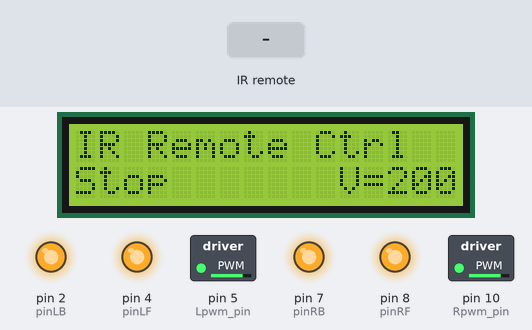
Bench run of a sketch on a simulated Arduino Uno, built with avr-gcc and run on an emulated ATmega328P. Shown: 16×2 character LCD, switched loads named in the sketch (green lamp = pin HIGH), output pins drawn as LEDs (lit = HIGH). The inputs (shaded band) are chosen by the test bench.

Above: at 1.2 s.
1.3 s: infrared code 0x00FF629D received
At 1.8 s:
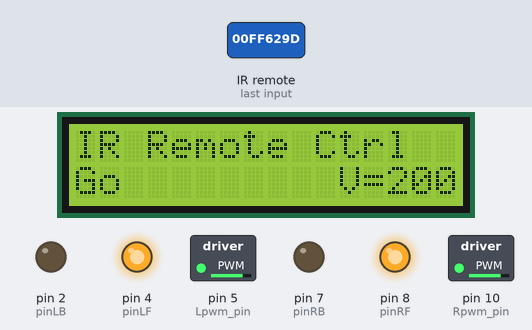
2.8 s: infrared code 0x00FFA857 received
At 4.0 s:
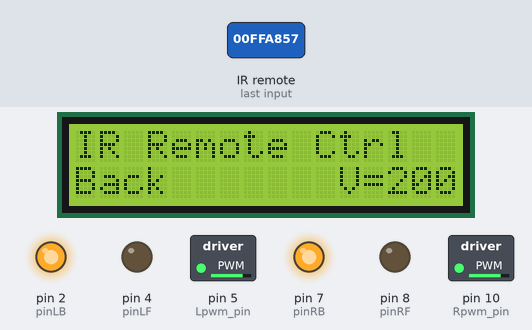
4.3 s: infrared code 0x00FF22DD received
At 5.3 s:
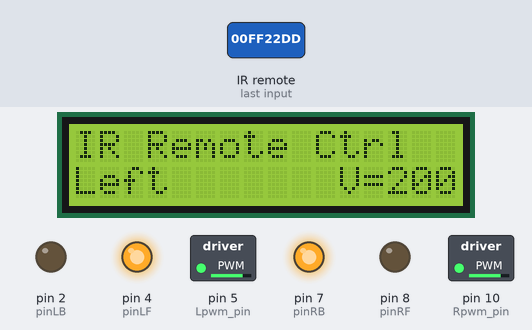
5.8 s: infrared code 0x00FFC23D received
At 6.5 s:
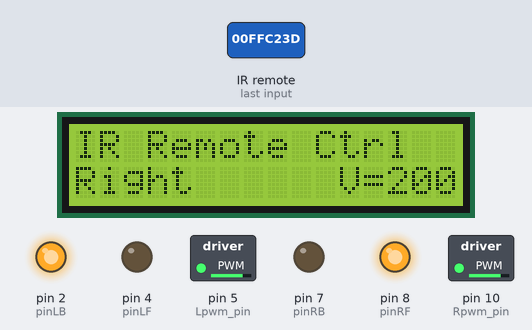
7.3 s: infrared code 0x00FF52AD received
At 8.2 s:
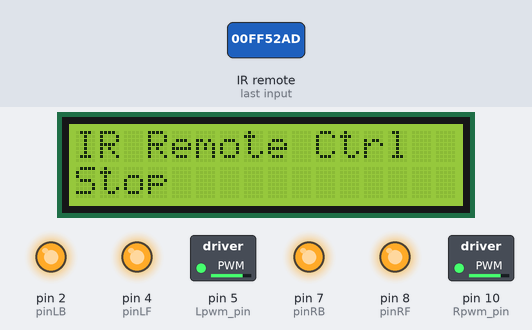
8.8 s: infrared code 0x00FF629D received
At 9.9 s:
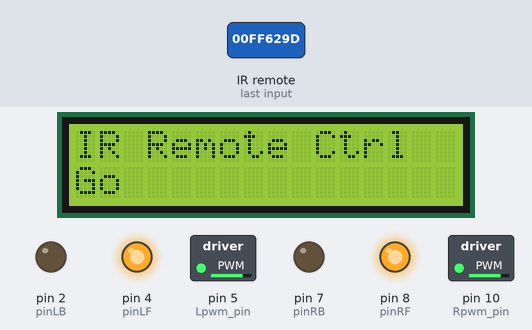
Timing chart, 0 to 11.3 s (numbered marks = the images above; inputs shaded):
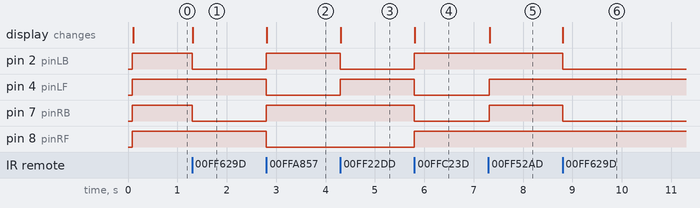

The sketch:

ir_remote.ino
```cpp
//==============================================================================
// LCD section
//==============================================================================
#include <LiquidCrystal_I2C.h>
#include <Wire.h>
LiquidCrystal_I2C lcd(0x27,16,2);

// LCD Initialization
void lcd_init(void)
{
  lcd.init();  //invoking initialized function of LCD in LiquidCrystal_I2C.h
  delay(10);  //delaying for 10 millisecond
  lcd.backlight(); //open backlight of LCD1602
  lcd.clear();    //clear screen
}

int car_state = 0;

void display_car_state(void)
{
  lcd.setCursor(0, 1);
   switch(car_state)
   {
     case 1:lcd.print("Go   "); break;
     case 2:lcd.print("Back "); break;
     case 3:lcd.print("Left "); break;
     case 4:lcd.print("Right"); break;
     case 5:lcd.print("Stop "); break;
     default:                   break;
   }
}

//==============================================================================
// IR Remote Control section
//==============================================================================
#include "IRremote.h"

// IR Codes
#define IR_Go      0x00ff629d
#define IR_Back    0x00ffa857
#define IR_Left    0x00ff22dd
#define IR_Right   0x00ffc23d
#define IR_Stop    0x00ff02fd
#define IR_ESC     0x00ff52ad
#define IR_Speed_UP     0x00ffb04f  // increasing speed
#define IR_Speed_DOWN   0x00ff30cf  // decreasing speed

int IR_RCVR_PIN = 12;           // Set pin 12 for IR Receiver

IRrecv ir_rcvr(IR_RCVR_PIN);
decode_results ir_code;

// IR Remote Control Mode
void IR_Control(void) {
    unsigned long Key;
    lcd.setCursor(0,0);
    lcd.print("IR Remote Ctrl");
    while(Key!=IR_ESC) {

        if (ir_rcvr.decode(&ir_code)) {
            Key = ir_code.value;
            switch (Key) {
                case IR_Go         : move_forward(); break;
                case IR_Back       : move_back();    break;
                case IR_Left       : move_left();    break;
                case IR_Right      : move_right();   break;
                case IR_Stop       : stop();         break;
                case IR_Speed_UP   : SpeedUp();      break;
                case IR_Speed_DOWN : SpeedDown();    break;
                default            :                 break;
            }
        ir_rcvr.resume();
        }
    }
    lcd.clear();
    lcd.setCursor(0,0);
    lcd.print("IR Remote Ctrl");
    stop();
}

//==============================================================================
// Motor Control section
//==============================================================================
// Motors
int pinLB = 2;                  // Left-Back motor, pin 2
int pinLF = 4;                  // Left-Forward motor, pin 4
int pinRB = 7;                  // Right-Back motor, pin 7
int pinRF = 8;                  // Right-Forward motor, pin 8
#define Lpwm_pin  5             // adjusting left speed
#define Rpwm_pin  10            // adjusting right speed
unsigned char Lpwm_val = 200;   // Left motors speed
unsigned char Rpwm_val = 200;   // Right motors speed

// Config motors
void motor_config(void) {
    pinMode(pinLB,OUTPUT);
    pinMode(pinLF,OUTPUT);
    pinMode(pinRB,OUTPUT);
    pinMode(pinRF,OUTPUT);
    pinMode(Lpwm_pin,OUTPUT);
    pinMode(Rpwm_pin,OUTPUT);
}

// Move and Stop MBot
void move_forward() {
    digitalWrite(pinRB,LOW);
    digitalWrite(pinRF,HIGH);
    digitalWrite(pinLB,LOW);
    digitalWrite(pinLF,HIGH);
    car_state = 1;
    display_car_state();
}

void move_back() {
    digitalWrite(pinRB,HIGH);
    digitalWrite(pinRF,LOW);
    digitalWrite(pinLB,HIGH);
    digitalWrite(pinLF,LOW);
    car_state = 2;
    display_car_state();
}

void move_left() {
    digitalWrite(pinRB,HIGH);
    digitalWrite(pinRF,LOW );
    digitalWrite(pinLB,LOW);
    digitalWrite(pinLF,HIGH);
    car_state = 3;
    display_car_state();
}

void move_right() {
    digitalWrite(pinRB,LOW);
    digitalWrite(pinRF,HIGH);
    digitalWrite(pinLB,HIGH);
    digitalWrite(pinLF,LOW);
    car_state = 4;
    display_car_state();
}

void stop() {
    digitalWrite(pinLB,HIGH);
    digitalWrite(pinRB,HIGH);
    digitalWrite(pinLF,HIGH);
    digitalWrite(pinRF,HIGH);
    car_state = 5;
    display_car_state();
}

// Set and adjust speed
void Set_Speed(unsigned char LM_speed, unsigned char RM_speed) {
    analogWrite(Lpwm_pin, LM_speed);
    analogWrite(Rpwm_pin, RM_speed);
    //Display_Speed(LM_speed);
}

void SpeedUp(void) {
    if (Rpwm_val+10 <= 300 && Lpwm_val+10 <= 300) {
        Rpwm_val+=10;
        Lpwm_val+=10;
        Set_Speed(Lpwm_val, Rpwm_val);
        Display_Speed(Lpwm_val);
    }
}

void SpeedDown(void) {
    if (Rpwm_val-10 >= 0 && Lpwm_val-10 >= 0) {
        Rpwm_val-=10;
        Lpwm_val-=10;
        Set_Speed(Lpwm_val, Rpwm_val);
        Display_Speed(Lpwm_val);
    }
}

void Display_Speed(unsigned char V)
{
     lcd.setCursor(11, 1);
     lcd.print("V=    ");
     lcd.setCursor(13, 1);
     lcd.print(V,DEC);
}

////////////////////////////////////////////////////////////////////////////////
// MAIN SECTION
////////////////////////////////////////////////////////////////////////////////
void setup() {
    motor_config();
    Set_Speed(Lpwm_val, Rpwm_val);  // Set initial speed
    ir_rcvr.enableIRIn();           // Enable IR remote controller
    lcd_init();
    Display_Speed(Lpwm_val);
    stop();                         // Stop motors
}

void loop() {
    IR_Control();
    delay(10);
}
```

Measured:
- after the input at 1.3 s, pin 2 (pinLB), pin 7 (pinRB): HIGH → LOW at once; the display: changes at once (image 1)
- after the input at 2.8 s, pin 2 (pinLB), pin 7 (pinRB): LOW → HIGH at once; pin 4 (pinLF), pin 8 (pinRF): HIGH → LOW at once; the display: changes at once (image 2)
- after the input at 4.3 s, pin 2 (pinLB): HIGH → LOW at once; pin 4 (pinLF): LOW → HIGH at once; the display: changes at once (image 3)
- after the input at 5.8 s, pin 2 (pinLB), pin 8 (pinRF): LOW → HIGH at once; pin 4 (pinLF), pin 7 (pinRB): HIGH → LOW at once; the display: changes at once (image 4)
- after the input at 7.3 s, pin 4 (pinLF), pin 7 (pinRB): LOW → HIGH at once; the display: changes at once (image 5)
- after the input at 8.8 s, pin 2 (pinLB), pin 7 (pinRB): HIGH → LOW at once; the display: changes at once (image 6)
